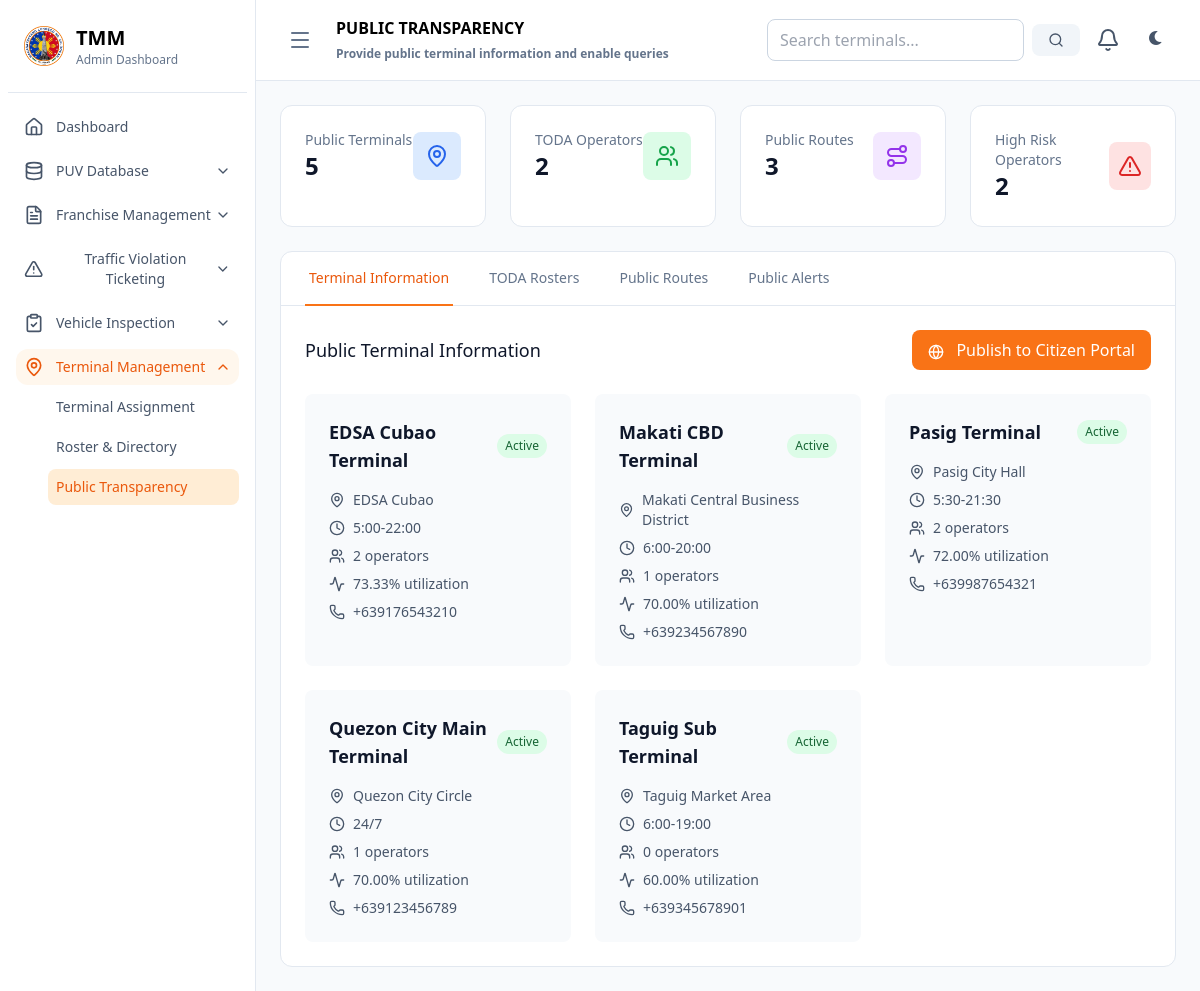
The app's page /administrator/parking_and_terminal_management/public_transparency/index.php with its own data.
### tables this page shows
CREATE TABLE terminals (
    terminal_id VARCHAR(20) PRIMARY KEY,
    terminal_name VARCHAR(200) NOT NULL,
    terminal_code VARCHAR(20) NOT NULL UNIQUE,
    location VARCHAR(200) NOT NULL,
    address TEXT NOT NULL,
    capacity INT NOT NULL,
    current_occupancy INT DEFAULT 0,
    terminal_type ENUM('main', 'sub', 'temporary') DEFAULT 'main',
    operating_hours VARCHAR(50),
    contact_person VARCHAR(100),
    contact_number VARCHAR(15),
    latitude DECIMAL(10,8),
    longitude DECIMAL(11,8),
    status ENUM('active', 'inactive', 'maintenance') DEFAULT 'active',
    created_at TIMESTAMP DEFAULT CURRENT_TIMESTAMP,
    updated_at TIMESTAMP DEFAULT CURRENT_TIMESTAMP ON UPDATE CURRENT_TIMESTAMP
);

### administrator/parking_and_terminal_management/public_transparency/index.php (the view, shortened to what the rows shown need)
<?php
require_once '../../../config/database.php';
require_once '../../../config/config.php';
$database = new Database();
$db = $database->getConnection();
function getPublicTerminalInfo($db) {
    $query = "SELECT t.*, COUNT(ta.assignment_id) as active_operators,
                     ROUND((t.current_occupancy / t.capacity) * 100, 2) as utilization_rate
              FROM terminals t
              LEFT JOIN terminal_assignments ta ON t.terminal_id = ta.terminal_id AND ta.status = 'active'
              WHERE t.status = 'active'
              GROUP BY t.terminal_id
              ORDER BY t.terminal_name";
    $stmt = $db->prepare($query);
    $stmt->execute();
    return $stmt->fetchAll(PDO::FETCH_ASSOC);
}
$terminals = getPublicTerminalInfo($db);
?>
<!DOCTYPE html>
<html lang="en">
<head>
    <script src="https://cdn.tailwindcss.com"></script>
    <link href="https://cdnjs.cloudflare.com/ajax/libs/lucide/0.263.1/lucide.min.css" rel="stylesheet">
    <link rel="stylesheet" href="https://cdnjs.cloudflare.com/ajax/libs/font-awesome/6.0.0/css/all.min.css">
    <link rel="stylesheet" href="../../assets/css/dark-mode.css">
</head>
<body class="bg-slate-50 dark:bg-slate-900">
    <div class="flex h-screen">
        <div id="sidebar" class="w-64 bg-white border-r border-slate-200 dark:bg-slate-900 dark:border-slate-700 transform transition-transform duration-300 ease-in-out translate-x-0">
            <div class="p-6">
                <div class="flex items-center space-x-3">
                    <div>
                        <h1 class="text-xl font-bold dark:text-white">TMM</h1>
                    </div>
                </div>
            </div>
        </div>
        <div class="flex-1 flex flex-col transition-all duration-300 ease-in-out">
            <div class="bg-white border-b border-slate-200 px-6 py-4 dark:bg-slate-800 dark:border-slate-700">
                <div class="flex items-center justify-between">
                    <div class="flex items-center space-x-4">
                        <div>
                            <h1 class="text-md font-bold dark:text-white">PUBLIC TRANSPARENCY</h1>
                        </div>
                    </div>
                </div>
            </div>
            <div class="flex-1 p-6 overflow-auto">
                <div class="bg-white rounded-xl border border-slate-200 dark:bg-slate-800 dark:border-slate-700">
                    <div id="terminals-content" class="p-6">
                        <div class="grid grid-cols-1 md:grid-cols-2 lg:grid-cols-3 gap-6">
                            <?php foreach ($terminals as $terminal): ?>
                            <div class="bg-slate-50 dark:bg-slate-700 rounded-lg p-6">
                                <div class="flex items-center justify-between mb-4">
                                    <h4 class="text-lg font-semibold text-slate-900 dark:text-white"><?= htmlspecialchars($terminal['terminal_name']) ?></h4>
                                    <span class="px-2 py-1 text-xs font-medium <?= getStatusBadge($terminal['status']) ?> rounded-full">
                                        <?= ucfirst($terminal['status']) ?>
                                    </span>
                                </div>
                                <div class="space-y-2 text-sm text-slate-600 dark:text-slate-300">
                                    <div class="flex items-center">
                                        <i data-lucide="map-pin" class="w-4 h-4 mr-2"></i>
                                        <?= htmlspecialchars($terminal['location']) ?>
                                    </div>
                                    <div class="flex items-center">
                                        <i data-lucide="clock" class="w-4 h-4 mr-2"></i>
                                        <?= htmlspecialchars($terminal['operating_hours']) ?>
                                    </div>
                                    <div class="flex items-center">
                                        <i data-lucide="users" class="w-4 h-4 mr-2"></i>
                                        <?= $terminal['active_operators'] ?> operators
                                    </div>
                                    <div class="flex items-center">
                                        <i data-lucide="activity" class="w-4 h-4 mr-2"></i>
                                        <?= $terminal['utilization_rate'] ?>% utilization
                                    </div>
                                    <div class="flex items-center">
                                        <i data-lucide="phone" class="w-4 h-4 mr-2"></i>
                                        <?= htmlspecialchars($terminal['contact_number']) ?>
                                    </div>
                                </div>
                            </div>
                            <?php endforeach; ?>
                        </div>
                    </div>
                </div>
            </div>
        </div>
    </div>
</body>
</html>

### records on screen
terminals: terminal_name "EDSA Cubao Terminal", status "Active", location "EDSA Cubao", operating_hours "5:00-22:00", active_operators "2", utilization_rate "73.33", contact_number "+639176543210"
terminals: terminal_name "Makati CBD Terminal", status "Active", location "Makati Central Business District", operating_hours "6:00-20:00", active_operators "1", utilization_rate "70.00", contact_number "+639234567890"
terminals: terminal_name "Pasig Terminal", status "Active", location "Pasig City Hall", operating_hours "5:30-21:30", active_operators "2", utilization_rate "72.00", contact_number "+639987654321"
terminals: terminal_name "Quezon City Main Terminal", status "Active", location "Quezon City Circle", operating_hours "24/7", active_operators "1", utilization_rate "70.00", contact_number "+639123456789"
terminals: terminal_name "Taguig Sub Terminal", status "Active", location "Taguig Market Area", operating_hours "6:00-19:00", active_operators "0", utilization_rate "60.00", contact_number "+639345678901"

### other values on screen
count($terminals) "5"
count($toda_rosters) "2"
count($public_routes) "3"
count($repeat_offenders) "2"
